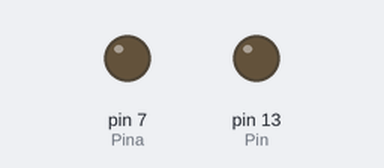
A sketch run on a simulated Arduino Uno, built with avr-gcc and run on an emulated ATmega328P. Shown: output pins drawn as LEDs (lit = HIGH). What the sketch prints to the serial monitor is not drawn.

Above: at 1.2 s.
Timing chart, 0 to 40.0 s (numbered marks = the images above):
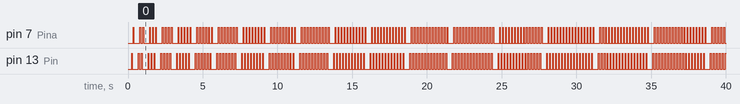

The sketch:

arduino_compte_seul.ino
```cpp
boolean affichage;
int Pin=13;
int Pina=7;
void setup()
{
  Serial.begin(9600);
  affichage=true;
  Serial.println("debut");
  pinMode(Pin,OUTPUT);
  pinMode(Pina,OUTPUT);
}
void loop()
{
   if (affichage)
   {
       for (int compteur=0;compteur<=20;compteur++)
            {
            Serial.println(compteur);
            for (int Clignote=0;Clignote<compteur;Clignote++)
             {
              digitalWrite(Pin,1);
              delay(50);
              digitalWrite(Pin,0);
              delay(50);
              digitalWrite(Pina,1);
              delay(50);
              digitalWrite(Pina,0);
              delay(50);
             }
            delay(250);
            }
             affichage=false;
             Serial.println("ayé!!!");
   }
}
```
